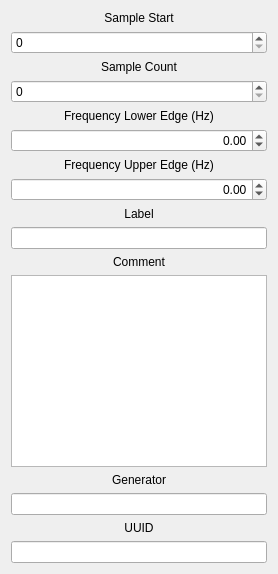
            <widget class="QWidget" name="annotationCoreTab">
             <attribute name="title">
              <string>Core</string>
             </attribute>
             <layout class="QVBoxLayout" name="verticalLayout_15">
              <item>
               <layout class="QVBoxLayout" name="annotationCoreTabVertLayout">
                <item>
                 <widget class="QLabel" name="sampStartAnnotLabel">
                  <property name="text">
                   <string>Sample Start</string>
                  </property>
                  <property name="alignment">
                   <set>Qt::AlignBottom|Qt::AlignHCenter</set>
                  </property>
                 </widget>
                </item>
                <item>
                 <widget class="QSpinBox" name="sampStartAnnotSpinBox"/>
                </item>
                <item>
                 <widget class="QLabel" name="sampCntAnnotLabel">
                  <property name="text">
                   <string>Sample Count</string>
                  </property>
                  <property name="alignment">
                   <set>Qt::AlignBottom|Qt::AlignHCenter</set>
                  </property>
                 </widget>
                </item>
                <item>
                 <widget class="QSpinBox" name="sampCntAnnotSpinBox"/>
                </item>
                <item>
                 <widget class="QLabel" name="freqLowerEdgeLabel">
                  <property name="text">
                   <string>Frequency Lower Edge (Hz)</string>
                  </property>
                  <property name="alignment">
                   <set>Qt::AlignBottom|Qt::AlignHCenter</set>
                  </property>
                 </widget>
                </item>
                <item>
                 <widget class="QDoubleSpinBox" name="freqLowerEdgeDoubleSpinBox">
                  <property name="alignment">
                   <set>Qt::AlignRight|Qt::AlignTrailing|Qt::AlignVCenter</set>
                  </property>
                  <property name="minimum">
                   <double>-10000000000000.000000000000000</double>
                  </property>
                  <property name="maximum">
                   <double>10000000000000.000000000000000</double>
                  </property>
                  <property name="singleStep">
                   <double>10000.000000000000000</double>
                  </property>
                 </widget>
                </item>
                <item>
                 <widget class="QLabel" name="freqUpperEdgeLabel">
                  <property name="text">
                   <string>Frequency Upper Edge (Hz)</string>
                  </property>
                  <property name="alignment">
                   <set>Qt::AlignBottom|Qt::AlignHCenter</set>
                  </property>
                 </widget>
                </item>
                <item>
                 <widget class="QDoubleSpinBox" name="freqUpperEdgeDoubleSpinBox">
                  <property name="alignment">
                   <set>Qt::AlignRight|Qt::AlignTrailing|Qt::AlignVCenter</set>
                  </property>
                  <property name="minimum">
                   <double>-10000000000000.000000000000000</double>
                  </property>
                  <property name="maximum">
                   <double>10000000000000.000000000000000</double>
                  </property>
                 </widget>
                </item>
                <item>
                 <widget class="QLabel" name="labelAnnotLabel">
                  <property name="text">
                   <string>Label</string>
                  </property>
                  <property name="alignment">
                   <set>Qt::AlignBottom|Qt::AlignHCenter</set>
                  </property>
                 </widget>
                </item>
                <item>
                 <widget class="QLineEdit" name="labelAnnotLineEdit">
                  <property name="maxLength">
                   <number>100</number>
                  </property>
                  <property name="alignment">
                   <set>Qt::AlignRight|Qt::AlignTrailing|Qt::AlignVCenter</set>
                  </property>
                 </widget>
                </item>
                <item>
                 <widget class="QLabel" name="commentAnnotLabel">
                  <property name="text">
                   <string>Comment</string>
                  </property>
                  <property name="alignment">
                   <set>Qt::AlignBottom|Qt::AlignHCenter</set>
                  </property>
                 </widget>
                </item>
                <item>
                 <widget class="QPlainTextEdit" name="commentAnnotPlainTextEdit"/>
                </item>
                <item>
                 <widget class="QLabel" name="generatorLabel">
                  <property name="text">
                   <string>Generator</string>
                  </property>
                  <property name="alignment">
                   <set>Qt::AlignBottom|Qt::AlignHCenter</set>
                  </property>
                 </widget>
                </item>
                <item>
                 <widget class="QLineEdit" name="generatorLineEdit">
                  <property name="maxLength">
                   <number>100</number>
                  </property>
                  <property name="alignment">
                   <set>Qt::AlignRight|Qt::AlignTrailing|Qt::AlignVCenter</set>
                  </property>
                 </widget>
                </item>
                <item>
                 <widget class="QLabel" name="uuidLabel">
                  <property name="text">
                   <string>UUID</string>
                  </property>
                  <property name="alignment">
                   <set>Qt::AlignBottom|Qt::AlignHCenter</set>
                  </property>
                 </widget>
                </item>
                <item>
                 <widget class="QLineEdit" name="uuidLineEdit">
                  <property name="maxLength">
                   <number>100</number>
                  </property>
                  <property name="alignment">
                   <set>Qt::AlignRight|Qt::AlignTrailing|Qt::AlignVCenter</set>
                  </property>
                 </widget>
                </item>
               </layout>
              </item>
             </layout>
            </widget>
